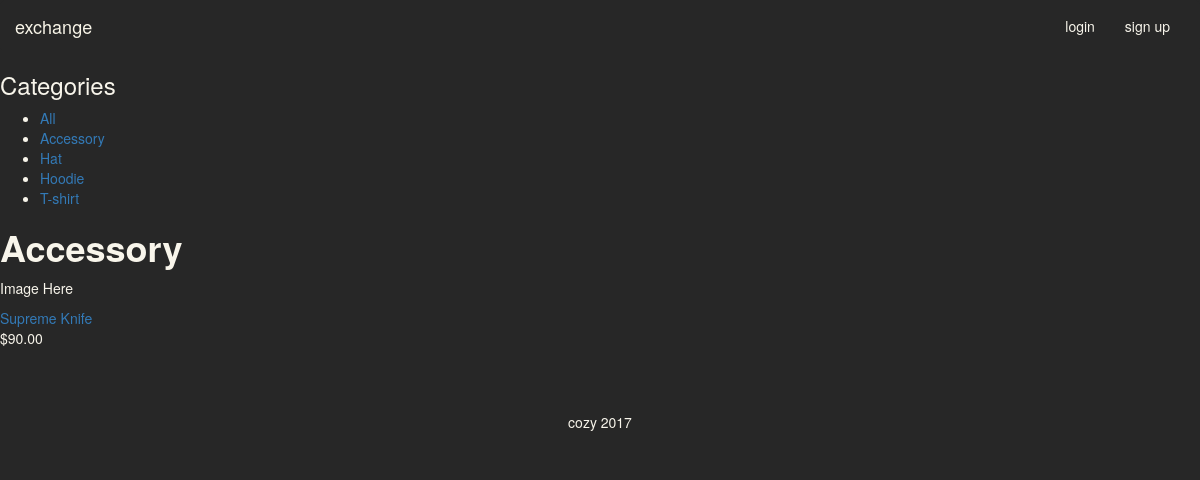
Page /accessory/ on the committed database.
### shop/models.py (models this page shows, shortened)
class Category(models.Model):
    name = models.CharField(max_length=50, db_index=True)
    slug = models.SlugField(max_length=50, db_index=True, unique=True)
    class Meta:
        ordering = ('name',)
        verbose_name = 'category'
        verbose_name_plural = 'categories'
    def get_absolute_url(self):
        return reverse('shop:product_list_by_category', args=[self.slug])

class Product(models.Model):
    name = models.CharField(max_length=200, db_index=True)
    slug = models.SlugField(max_length=200, db_index=True)
    description = models.TextField(blank=True)
    material = models.TextField(blank=True)
    category = models.ForeignKey(Category, related_name='products')
    available = models.BooleanField(default=True)
    stock = models.PositiveIntegerField()
    seller = models.ForeignKey('profiles.Profile')
    conditionRating = models.FloatField(
            default=5.0,
            validators=[MaxValueValidator(10.0), MinValueValidator(1.0)]
            )
    conditionDescription = models.TextField(blank=True)
    location = models.CharField(max_length = 50)
    price = models.DecimalField(
            default=1.00,
            validators=[MinValueValidator(1.0)],
            decimal_places=2,
            max_digits=10,
        )
    available = models.BooleanField(default=True)
    created = models.DateTimeField(auto_now_add=True)
    updated = models.DateTimeField(auto_now=True)
    class Meta:
        ordering = ('-created',)
        index_together = (('id', 'slug'),)
    def get_absolute_url(self):
        return reverse('shop:product_detail', args=[self.id, self.slug])

### shop/views.py (the view)
# urls.py: url(r'^(?P<category_slug>[-\w]+)/$', views.product_list, name='product_list_by_category'),
def product_list(request, category_slug=None):
    category = None
    categories = Category.objects.all()
    products = Product.objects.filter(available=True)
    if category_slug:
        category = get_object_or_404(Category, slug=category_slug)
        products = products.filter(category=category)
    context = {
        'category': category,
        'categories': categories,
        'products': products,
    }
    return render(request, 'product/list.html', context)

### shop/templates/product/list.html
{% extends 'base.html' %}
{% load staticfiles %}
{% block content %}
<div id="sidebar">
  <h3>Categories</h3>
  <ul>
    <li {% if not category %} class="selected" {% endif %}>
      <a href="{% url 'product_list' %}">All</a>
    </li>
  {% for c in categories %}
    <li {% if category.slug == c.slug %}class="selected"{% endif %}>
      <a href="{{ c.get_absolute_url }}">{{ c.name }}</a>
    </li>
  {% endfor %}
  </ul>
</div>
<div id="main" class="product-list">
  <h1>{% if category %}{{ category.name }}{% else %}Products{% endif %}</h1>
  {% for product in products %}
    <div class="item">
      <a href="{{ product.get_absolute_url }}">
        <p>Image Here</p>
      </a>
      <a href="{{ product.get_absolute_url }}">
        {{ product.name}}
      </a><br>
      ${{ product.price }}
    </div>
  {% endfor %}
</div>
{% endblock %}

### static/static/css/main.css (style rules this page uses)
html, body { width: 100%; height: 100%; }
body { background: #272727; color: #F8F5EB; }
h1 { color: #F8F5EB; font-weight: 700; }
p { color: #F8F5EB; }

### rows in the picture
Category: name "Accessory"
Category: name "Hat"
Category: name "Hoodie"
Category: name "T-shirt"
Product: name "Supreme Knife", price "90.00"
